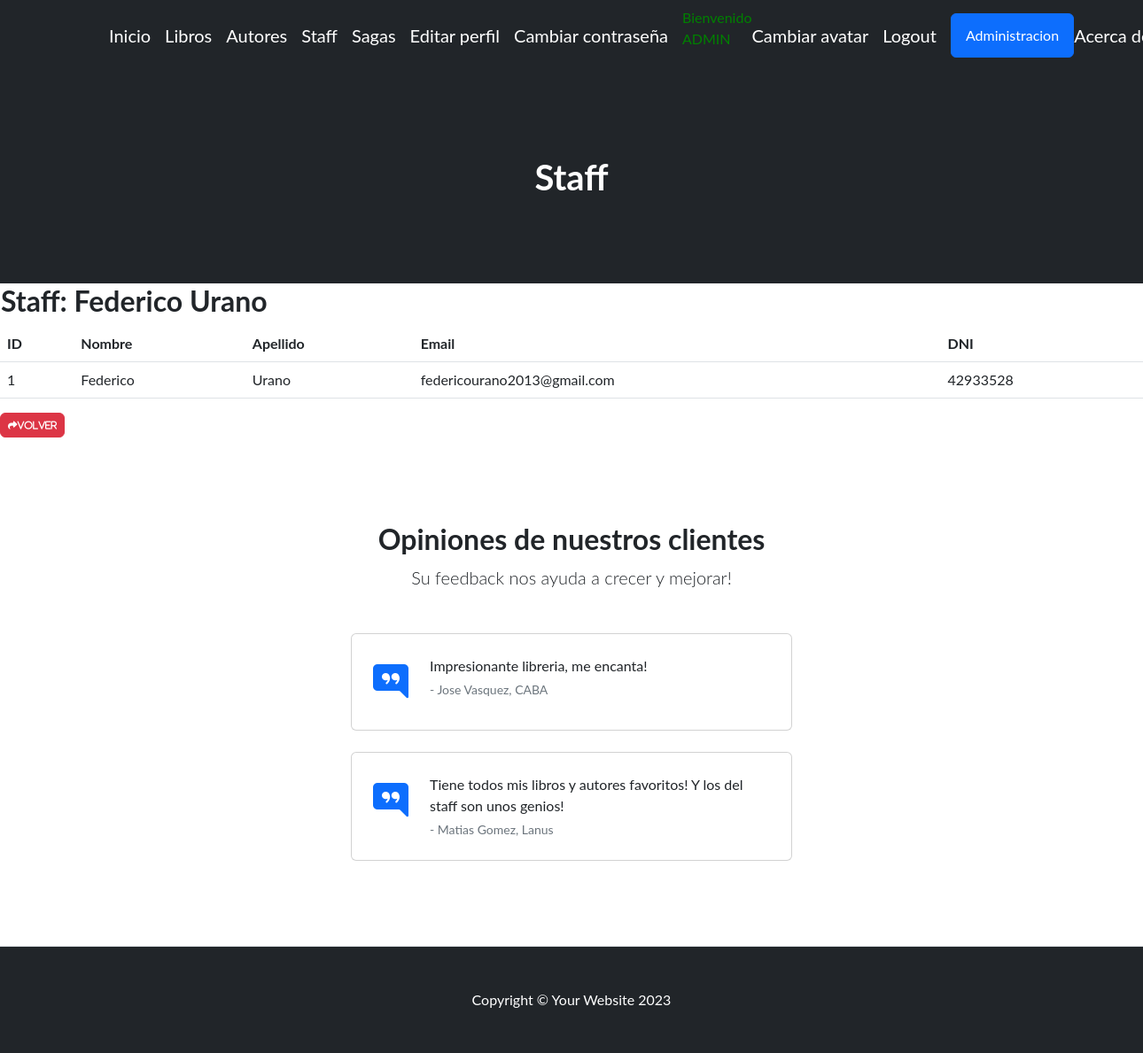
The page /miaplicacion/detail_staff/1/ (signed in) on the database its author committed.
### miaplicacion/models.py (models this page shows)
class Staff(models.Model):
    nombre = models.CharField(max_length=50)
    apellido = models.CharField(max_length=50)
    email = models.EmailField()
    dni = models.IntegerField()
    def __str__(self):
        return f"{self.nombre} {self.apellido}"

### miaplicacion/views.py (the view)
# urls.py: path('detail_staff/<int:pk>/', staffDetail.as_view(), name="detail_staff"),
class staffDetail(LoginRequiredMixin, DetailView):
    model = Staff

### miaplicacion/templates/miaplicacion/staff_detail.html (shortened to what this page needs)
{% extends 'miaplicacion/base.html' %}
{% load static %}
{% block cabecera %}Staff{% endblock cabecera %}
{% block contenido %}
<table>
    <tr>
        <td><h2>Staff: {{object}}</h2></td>
    </tr>
</table>
<table class="table">
  <thead>
    <tr>
      <th>ID</th>
      <th>Nombre</th>
      <th>Apellido</th>
      <th>Email</th>
      <th>DNI</th>
    </tr>
  </thead>
  <tbody>
    <tr>
      <td>{{ object.id }}</td>
      <td>{{ object.nombre }}</td>
      <td>{{ object.apellido }}</td>
      <td>{{ object.email }}</td>
      <td>{{ object.dni }}</td>
    </tr>
  </tbody>
</table>
<a
href="{% url 'Staff' %}"
class="btn btn-danger"
style="--bs-btn-padding-y: .25rem; --bs-btn-padding-x: .5rem; --bs-btn-font-size: .75rem;"
><i class="fa fa-share fa-sm" title="List Back">Volver</i>
</a>
{% endblock contenido %}

### miaplicacion/templates/miaplicacion/base.html (shortened to what this page needs)
<!DOCTYPE html>
<html lang="en">
    <head>
        {% load static %}
        <link href="https://cdn.jsdelivr.net/npm/bootstrap-icons@1.4.1/font/bootstrap-icons.css" rel="stylesheet" />
        <link rel="stylesheet" href="https://cdnjs.cloudflare.com/ajax/libs/font-awesome/6.4.0/css/all.min.css">
        <link href="{% static 'miaplicacion/css/styles.css' %}" rel="stylesheet" />
    </head>
    <body>
        <nav class="navbar navbar-expand-lg navbar-dark bg-dark">
            <div class="container px-5">
                <a class="navbar-brand" href="{% url 'Inicio' %}">Inicio</a>
                {% if user.is_authenticated %}
                    <a class="navbar-brand" href="{% url 'Libros' %}">Libros</a>
                    <a class="navbar-brand" href="{% url 'Autores' %}">Autores</a>
                    <a class="navbar-brand" href="{% url 'Staff' %}">Staff</a>
                    <a class="navbar-brand" href="{% url 'Sagas' %}">Sagas</a>
                    <a class="navbar-brand" href="{% url 'editar_perfil' %}">Editar perfil</a>
                    <a class="navbar-brand" href="{% url 'editar_password' %}">Cambiar contraseña</a>
                    <p style="color:green">Bienvenido {{user.username|upper}}
                    <a class="navbar-brand" href="{% url 'agregar_avatar' %}">Cambiar avatar</a>
                    <a class="navbar-brand" href="{% url 'logout' %}">Logout</a>
                    <a class="btn btn-primary" href="{% url 'admin:index' %}">Administracion</a>
                {% else %}
                    <a class="btn btn-info" href="{% url 'login' %}">Login</a>
                    <a class="btn btn-info" href="{% url 'register' %}">Registrarse</a>
                {% endif %}
                <a class="navbar-brand" href="{% url 'acerca_de_mi' %}">Acerca de mi</a>
            </div>
        </nav>
        <header class="bg-dark py-5">
            <div class="container px-5">
                <div class="row gx-5 justify-content-center">
                    <div class="col-lg-6">
                        <div class="text-center my-5">
                            <h1 class="mb-5" style="color:white">
                                {% block cabecera %}{% endblock cabecera %}
                            </h1>
                        </div>
                    </div>
                </div>
            </div>
        </header>
        {% block contenido %}
        {% endblock contenido %}
        <section class="py-5 border-bottom">
            <div class="container px-5 my-5 px-5">
                <div class="text-center mb-5">
                    <h2 class="fw-bolder">Opiniones de nuestros clientes</h2>
                    <p class="lead mb-0">Su feedback nos ayuda a crecer y mejorar!</p>
                </div>
                <div class="row gx-5 justify-content-center">
                    <div class="col-lg-6">
                        <div class="card mb-4">
                            <div class="card-body p-4">
                                <div class="d-flex">
                                    <div class="flex-shrink-0"><i class="bi bi-chat-right-quote-fill text-primary fs-1"></i></div>
                                    <div class="ms-4">
                                        <p class="mb-1">Impresionante libreria, me encanta!</p>
                                        <div class="small text-muted">- Jose Vasquez, CABA</div>
                                    </div>
                                </div>
                            </div>
                        </div>
                        <div class="card">
                            <div class="card-body p-4">
                                <div class="d-flex">
                                    <div class="flex-shrink-0"><i class="bi bi-chat-right-quote-fill text-primary fs-1"></i></div>
                                    <div class="ms-4">
                                        <p class="mb-1">Tiene todos mis libros y autores favoritos! Y los del staff son unos genios!</p>
                                        <div class="small text-muted">- Matias Gomez, Lanus</div>
                                    </div>
                                </div>
                            </div>
                        </div>
                    </div>
                </div>
            </div>
        </section>
        <footer class="py-5 bg-dark">
            <div class="container px-5"><p class="m-0 text-center text-white">Copyright &copy; Your Website 2023</p></div>
        </footer>
    </body>
</html>

### rows shown on the page
Staff: nombre+apellido "Federico Urano", id "1", nombre "Federico", apellido "Urano", email "federicourano2013@gmail.com", dni "42933528"

### other values the page prints
{{ user.username|upper }} "ADMIN"
